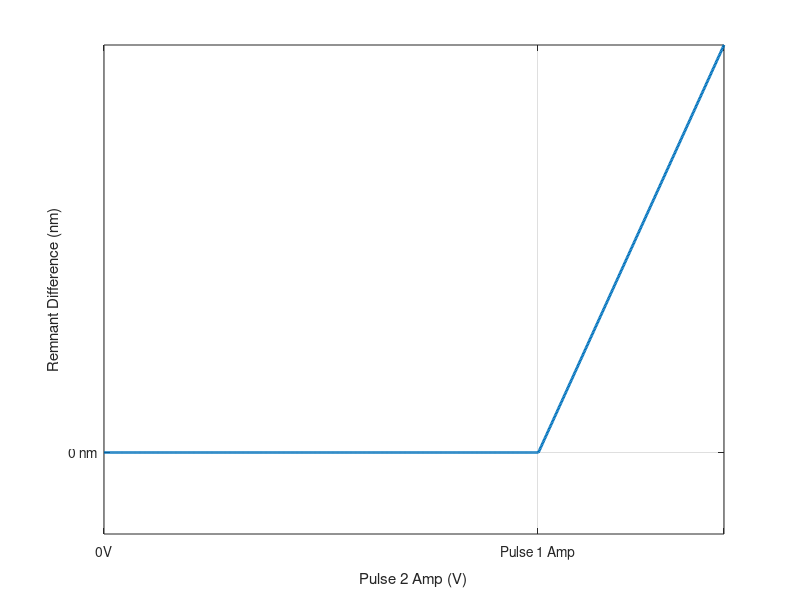

The MATLAB script that drew this image:
%% Single pulse axis ticks
handler = gca;
get(handler,'yTick');
set(handler,'yTick',[0,1000,1400]);
set(handler,'yTickLabel',{'0V', ...
    'Pulse Amp', ...
    'Initialization Amp'});

%% Multi pulse axis ticks
% handler = gca;
% get(handler,'yTick');
% set(handler,'yTick',[0,600,1000,1400]);
% set(handler,'yTickLabel',{'0V', ...
%     'Pulse 2 Amp', ...
%     'Pulse 1 Amp', ...
%     'Initialization Amp'});

%% Create plot of ideal remnant change
pulseAmp = linspace(0, 10, 1000);
difference = horzcat(linspace(0, 0, 700), linspace(0, 100, 300) );
plot(pulseAmp, difference, 'LineWidth', 2.0);
grid on;
handlerAxes = gca;
ylim([-20,100])
ylabel('Remnant Difference (nm)');
hanlderXLabel = xlabel('Pulse 2 Amp (V)');
set(handlerAxes,'yTick',[0]);
set(handlerAxes,'yTickLabel',{'0 nm'});
set(handlerAxes,'xTick',[0 7 10]);
set(handlerAxes,'xTickLabel',{'0V', 'Pulse 1 Amp', ''});
set(hanlderXLabel, 'position', get(hanlderXLabel, 'position') + [0 -1 0]);
